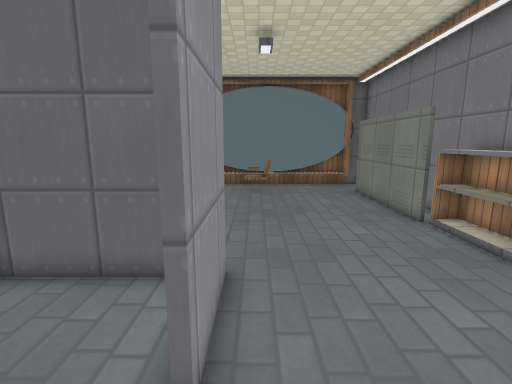
[1] (above)

14 first-person views from a walk through a level from a Godot 3-D game. The camera is 1.5 m above the floor, tilts 10° down and sees 85° across. The floor is counted in squares, 0.5 m on a side. Each view is taken from the middle of a square. On the plan, view 1 faces up. The plan holds only what a view shows up to about 20 squares ahead; the rest is blank. Surface patterns are stand-ins for the level's own textures.

[2]
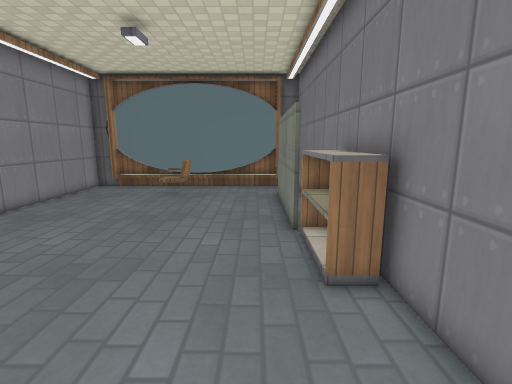

[3]
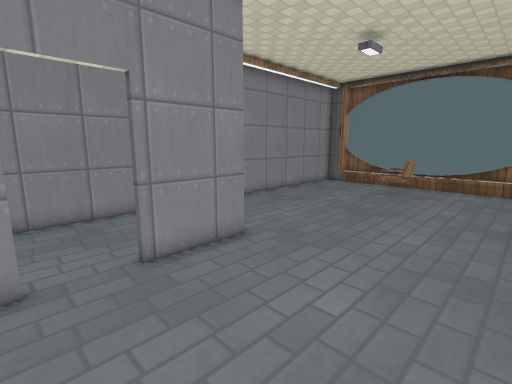

[4]
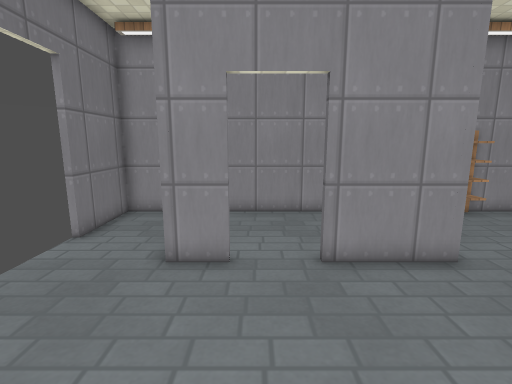

[5]
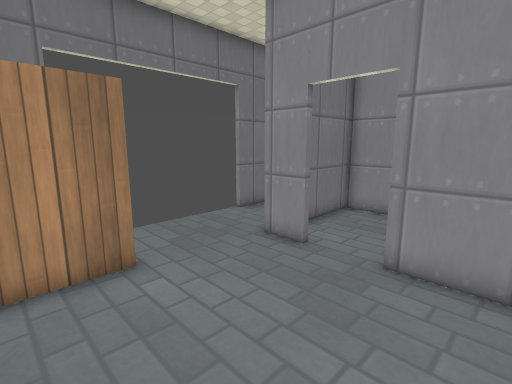

[6]
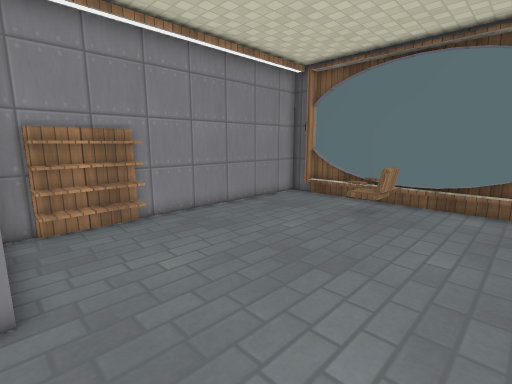

[7]
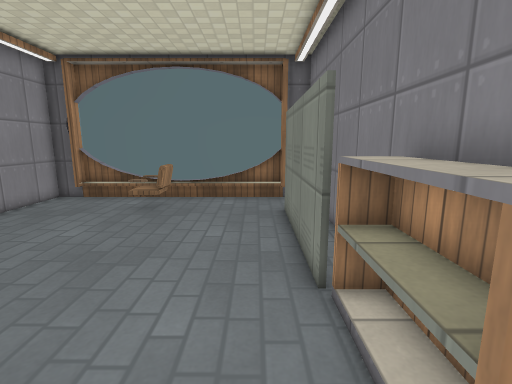

[8]
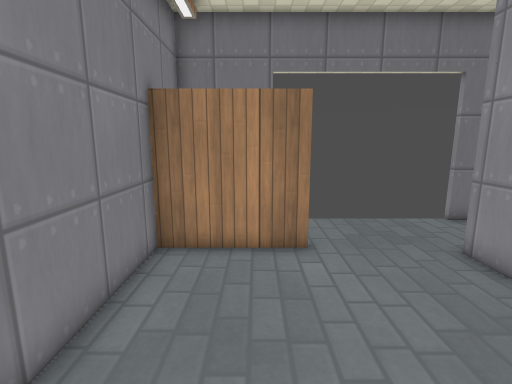

[9]
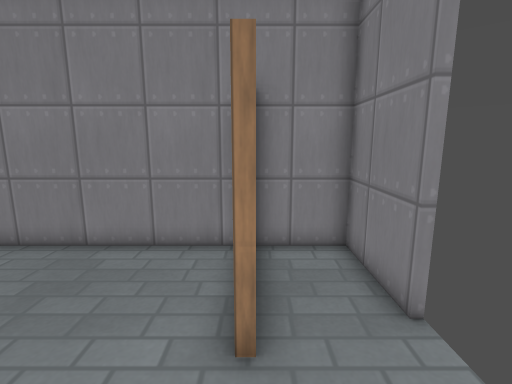

[10]
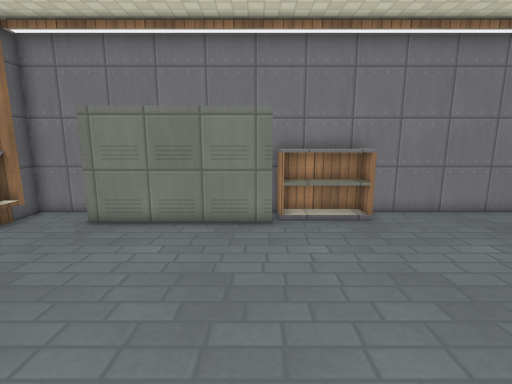

[11]
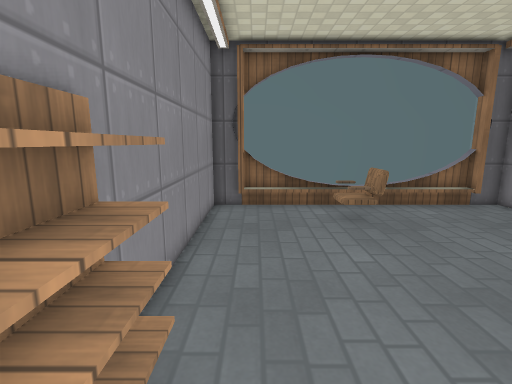

[12]
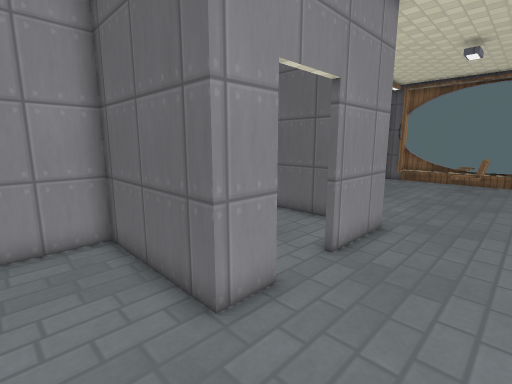

[13]
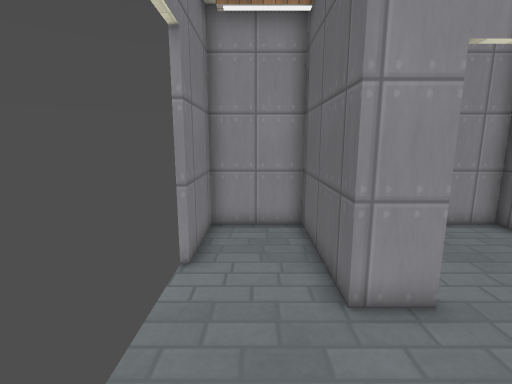

[14]
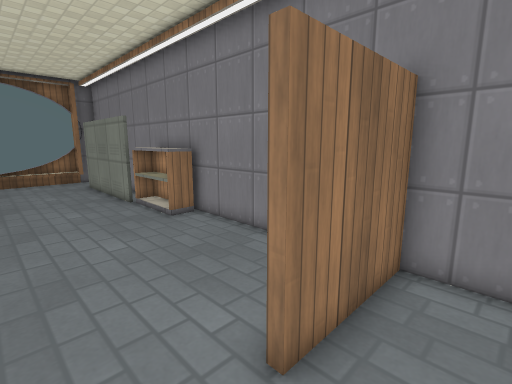

### Floor plan
Key: @ floor where view 1 was taken; # wall or solid block; . floor; = window, fence, low wall or low ledge; ^ raised ledge; C chair; O other object.
Columns run from 6 left of view 1 to 8 right of it. Each row starts with its distance up from view 1.
 21 ###         ###
 20 ##=OOOOOOOOO###
 19 #.............#
 18 #.....OC......#
 17 #.....CC....# #
 16 #...........# #
 15 #...........# #
 14 #...........#.#
 13 #...........#.#
 12 #...........#.#
 11 #...........#.#
 10 #O...........^#
  9 OO...........^#
  8 OO...........^#
  7 #O...........^#
  6 ######........#
  5 #....#........#
  4 #....#........#
  3 #....#........#
  2 #.............#
  1 #.............#
  0 #....#@.......#
 -1 ######........#
 -2 #.........#####
 -3 #.............#
 -4 #.............#
 -5 ####       ####

Where each view was taken, in squares from view 1:
view 1: 0 up, 0 right, facing up
view 2: 1 up, 5 right, facing up
view 3: 0 up, 6 right, facing up-left
view 4: 1 up, 6 right, facing left
view 5: 5 up, 6 right, facing down-left
view 6: 6 up, 5 right, facing up-left
view 7: 5 up, 5 right, facing up
view 8: 6 up, 5 right, facing down
view 9: 2 down, 0 right, facing right
view 10: 11 up, 4 left, facing right
view 11: 7 up, 4 left, facing up
view 12: 4 down, 3 right, facing up-left
view 13: 3 down, 4 right, facing left
view 14: 4 down, 1 right, facing up-right
